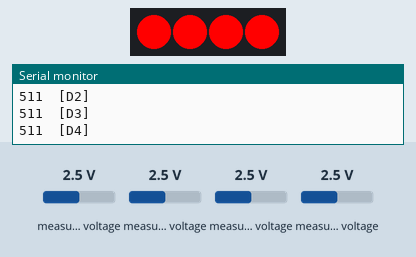
Recording of a sketch running on a simulated ESP8266 (NodeMCU). Shown: 4 RGB LEDs in strip order, left to right, the last lines printed to the serial monitor. Inputs (shaded band) come from the test bench; at power-on: measured voltage 2.5 V.

Above: at 0.07 s.
At 1.12 s:
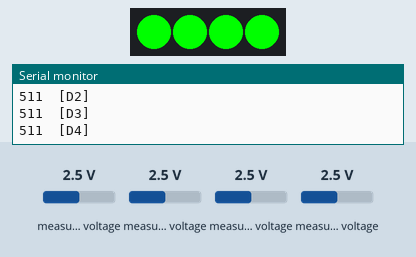
At 2.63 s:
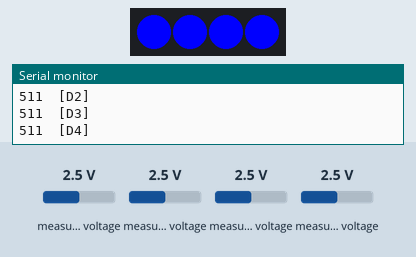
Timing chart, 0 to 3.0 s (numbered marks = the images above):
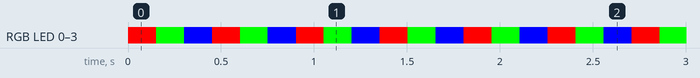

Measured:
- by itself, RGB LED 0–3: repeats every 0.45 s: RGB(0, 255, 0) 0.15 s, RGB(0, 0, 255) 0.15 s, RGB(255, 0, 0) 0.15 s
- by itself, everything shown: repeats every 0.45 s, in 3 steps

The sketch:

HE_readings_and_RGB_lighting.ino
```cpp
/*****************************************************************************
Title: HES_testing

Description:
Simple program to read the analouge values of the Hall effect sensors on the
PCB. This is done by accessing the mcp3004 on the pcb and selecing
corresponding channel for the desired sensor.


Author: Jerzy Aleksander Gorak
******************************************************************************/
#include <Adafruit_NeoPixel.h>
#include <Adafruit_MCP3008.h>

#define LED_IN 2
#define LED_COUNT 4
#define CS1 13 // CS1 because there are more than one mcp3004 to deal with.(1 per PCB aka face)

#define D1 0
#define D2 1
#define D3 2
#define D4 3
#define D5 4

Adafruit_MCP3008 adc;
Adafruit_NeoPixel *pixels;


void rgb()
{
    pixels->setPixelColor(D1, pixels->Color(255, 0, 0));
    pixels->setPixelColor(D2, pixels->Color(255, 0, 0));
    pixels->setPixelColor(D3, pixels->Color(255, 0, 0));
    pixels->setPixelColor(D4, pixels->Color(255, 0, 0));
    pixels->setPixelColor(D5, pixels->Color(255, 0, 0));
    pixels->setPixelColor(D6, pixels->Color(255, 0, 0));
    pixels->setPixelColor(D7, pixels->Color(255, 0, 0));
    pixels->setPixelColor(D8, pixels->Color(255, 0, 0));
    pixels->setPixelColor(D9, pixels->Color(255, 0, 0));
    pixels->setPixelColor(D10, pixels->Color(255, 0, 0));
    pixels->setPixelColor(D11, pixels->Color(255, 0, 0));
    pixels->setPixelColor(D12, pixels->Color(255, 0, 0));

    pixels->show();
    delay(150);
    pixels->setPixelColor(D1, pixels->Color(0, 255, 0));
    pixels->setPixelColor(D2, pixels->Color(0, 255, 0));
    pixels->setPixelColor(D3, pixels->Color(0, 255, 0));
    pixels->setPixelColor(D4, pixels->Color(0, 255, 0));
    pixels->setPixelColor(D5, pixels->Color(0, 255, 0));
    pixels->setPixelColor(D6, pixels->Color(0, 255, 0));
    pixels->setPixelColor(D7, pixels->Color(0, 255, 0));
    pixels->setPixelColor(D8, pixels->Color(0, 255, 0));
    pixels->setPixelColor(D9, pixels->Color(0, 255, 0));
    pixels->setPixelColor(D10, pixels->Color(0, 255, 0));
    pixels->setPixelColor(D11, pixels->Color(0, 255, 0));
    pixels->setPixelColor(D12, pixels->Color(0, 255, 0));
    pixels->show();
    delay(150);
    pixels->setPixelColor(D1, pixels->Color(0, 0, 255));
    pixels->setPixelColor(D2, pixels->Color(0, 0, 255));
    pixels->setPixelColor(D3, pixels->Color(0, 0, 255));
    pixels->setPixelColor(D4, pixels->Color(0, 0, 255));
    pixels->setPixelColor(D5, pixels->Color(0, 0, 255));
    pixels->setPixelColor(D6, pixels->Color(0, 0, 255));
    pixels->setPixelColor(D7, pixels->Color(0, 0, 255));
    pixels->setPixelColor(D8, pixels->Color(0, 0, 255));
    pixels->setPixelColor(D9, pixels->Color(0, 0, 255));
    pixels->setPixelColor(D10, pixels->Color(0, 0, 255));
    pixels->setPixelColor(D11, pixels->Color(0, 0, 255));
    pixels->setPixelColor(D12, pixels->Color(0, 0, 255));
    pixels->show();
    delay(150);

}
void setup() {
  Serial.begin(9600);
  while (!Serial);

  Serial.println("MCP3008 simple test.");

  adc.begin(SCK,MOSI,MISO,CS1);

  pixels = new Adafruit_NeoPixel(LED_COUNT, LED_IN, NEO_GRB + NEO_KHZ800);

  pixels->begin(); // initialises NeoPixel strip object

  //         (sck, mosi, miso, cs);
  //adc.begin(13,    11,   12, 10);
}

void loop() {

  Serial.print(adc.readADC(0)); Serial.print("\t");
  Serial.print("["); Serial.print("D1"); Serial.println("]");
  Serial.print(adc.readADC(1)); Serial.print("\t");
  Serial.print("["); Serial.print("D2"); Serial.println("]");
  Serial.print(adc.readADC(2)); Serial.print("\t");
  Serial.print("["); Serial.print("D3"); Serial.println("]");
  Serial.print(adc.readADC(3)); Serial.print("\t");
  Serial.print("["); Serial.print("D4"); Serial.println("]");

  rgb();
}
```
